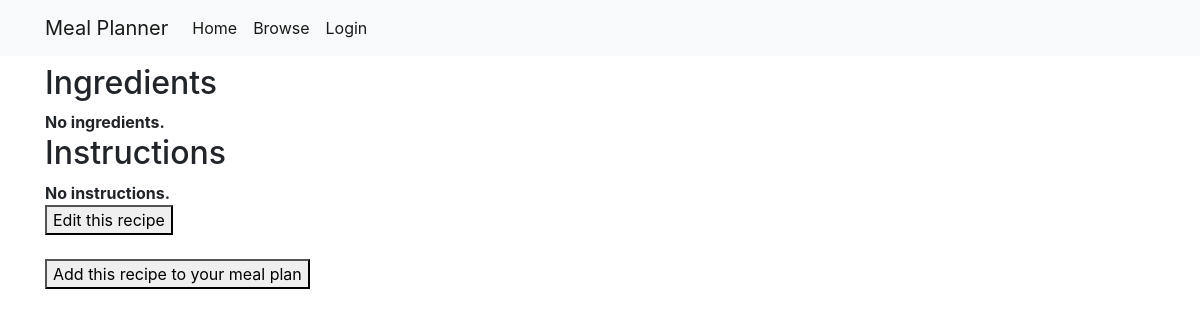
The app's page /recipes/stir-fry-chicken-fajitas/, older data.
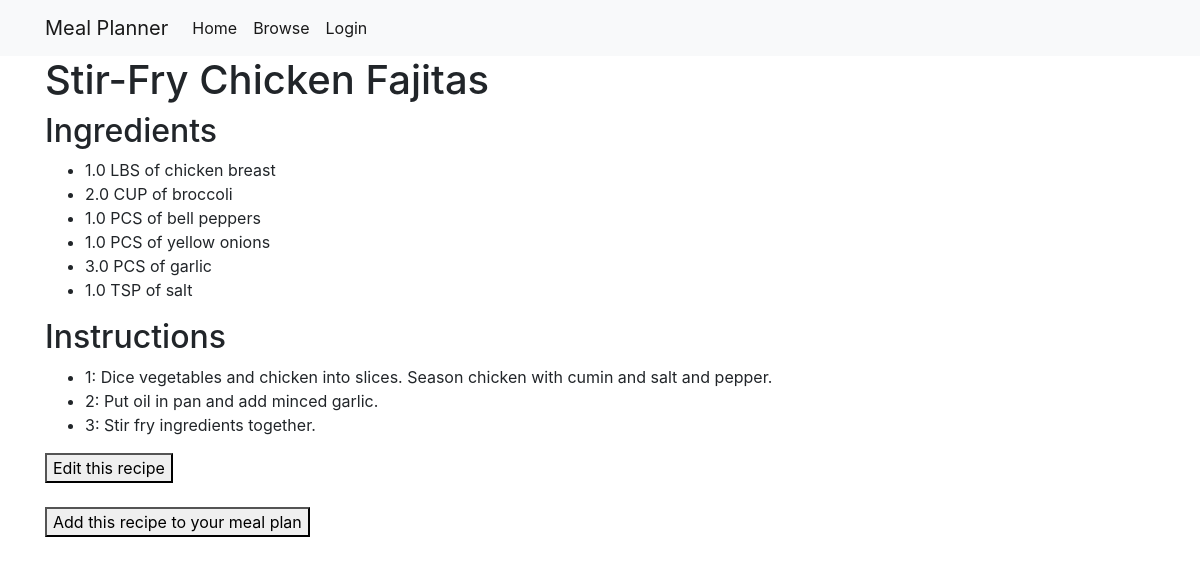
The same page, newer data.
### recipes/models.py (models this page shows, shortened)
class Recipe(models.Model):
	name = models.CharField(max_length=50, unique=True)
	likes = models.IntegerField(default=0)
	cuisine = models.CharField(max_length=50, default='world')
	servings = models.IntegerField(default=1)
	ready_in = models.DurationField(default=datetime.timedelta(hours=1))
	cal = models.IntegerField(null=True)
	slug = models.SlugField(unique=True)
	ingredients = models.ManyToManyField(
		Ingredient,
		through='RecipeItem',
		related_name='recipes')
	users = models.ManyToManyField(
		User,
		through='UserRecipe',
		related_name='recipes',
		blank=True)
	class Meta:
		ordering = ('name',)

class RecipeItem(models.Model):
	MEASUREMENT_UNITS = [
		('TSP', 'Teaspoons'),
		('TBSP', 'Tablespoons'),
		('CUP', 'Cups'),
		('PINT', 'Pint'),
		('QRT', 'Quart'),
		('GAL', 'Gallon'),
		('OZ', 'Ounces'),
		('LBS', 'Pounds'),
		('G', 'Grams'),
		('KG', 'Kilograms'),
		('PCS', 'Pieces'),
		('NA', 'None'),
	]
	id = models.AutoField(primary_key=True)
	qty = models.FloatField(default=0)
	description = models.CharField(max_length=100, blank=True, default="")
	unit = models.CharField(
		max_length=30,
		choices=MEASUREMENT_UNITS,
		default='NA')
	ingredient = models.ForeignKey(
		Ingredient,
		related_name='recipe_items',
		on_delete=models.SET_NULL,
		null=True,
		blank=True)
	recipe = models.ForeignKey(
		Recipe,
		related_name='recipe_items',
		on_delete=models.CASCADE)
	class Meta:
		verbose_name = 'Recipe item'

class Ingredient(models.Model):
	SPRING = 'SP'
	SUMMER = 'SU'
	FALL = 'FA'
	WINTER = 'WI'
	ALL_SEASONS = 'AS'
	SEASONALITY_CHOICES = [
		(SPRING, 'Spring'),
		(SUMMER, 'Summer'),
		(FALL, 'Fall'),
		(WINTER, 'Winter'),
		(ALL_SEASONS, 'All seasons'),
	]
	name = models.CharField(max_length=30, unique=True)
	seasonality = models.CharField(
		max_length=30,
		choices=SEASONALITY_CHOICES,
		default=ALL_SEASONS)
	class Meta:
		ordering = ('name',)

class Instruction(models.Model):
	step_num = models.IntegerField()
	text = models.TextField()
	recipe_name = models.ForeignKey(Recipe, on_delete=models.CASCADE)

### recipes/views.py (the view)
# urls.py: path('<slug:recipe_name_slug>/', views.show_recipe, name='show_recipe'),
def show_recipe(request, recipe_name_slug):
    try:
        recipe = Recipe.objects.get(slug=recipe_name_slug)
        recipe_items = RecipeItem.objects.filter(recipe=recipe)
        instructions = Instruction.objects.filter(recipe_name=recipe)
        context_dict = {
            'recipe': recipe,
            'recipe_items': recipe_items,
            'instructions': instructions,
        }
    except Recipe.DoesNotExist:
        context_dict = {
            'recipe': None,
            'recipe_items': None,
            'instructions': None,
        }
    return render(request, 'recipes/show_recipe.html', context=context_dict)

### templates/recipes/show_recipe.html
{% extends "base_generic.html" %}
{% block content %}
<h1>{{ recipe.name }}</h1>
<div>
	<h2>Ingredients</h2>
	{% if recipe_items %}
	<ul>
		{% for item in recipe_items %}
		<li>{{ item.qty }} {{ item.unit }} of {{ item.ingredient.name }}</li>
		{% endfor %}
	</ul>
	{% else %}
	<strong>No ingredients.</strong>
	{% endif %}
	<h2>Instructions</h2>
	{% if instructions %}
	<ul>
		{% for instruction in instructions %}
		<li>
			{{ instruction.step_num }}: {{ instruction.text }}
		</li>
		{% endfor %}
	</ul>
	{% else %}
	<strong>No instructions.</strong>
	{% endif %}
</div>
<div>
	<a href="/recipes/{{ recipe.slug }}/edit_recipe">
		<button type="submit">Edit this recipe</button>
	</a>
	<br />
	<br />
	<a href="/recipes/{{ recipe.slug }}/save_recipe">
		<button type="submit">Add this recipe to your meal plan</button>
	</a>
</div>
{% endblock %}

### templates/base_generic.html (shortened to what this page needs)
<!DOCTYPE html>
<html lang="en">
<head>
  <link rel="stylesheet" href="https://stackpath.bootstrapcdn.com/bootstrap/4.1.3/css/bootstrap.min.css">
  {% load static %}
</head>
<nav class="navbar navbar-expand-lg navbar-light bg-light">
    <div class="container">
        <a class="navbar-brand" href="{% url 'index' %}">Meal Planner</a>
        <div class="collapse navbar-collapse" id="navbarSupportedContent">
          <ul class="navbar-nav mr-auto">
            <li class="nav-item active">
              <a class="nav-link" href="{% url 'index' %}">Home</a>
            </li>
            <li class="nav-item active">
              <a class="nav-link" href="{% url 'browse' 1 %}">Browse</a>
            </li>
            {% if user.is_authenticated %}
            <li class="nav-item active">
              <a class="nav-link" href="{% url 'user_profile' %}">My Profile</a>
            </li>
            <li class="nav-item active">
              <a class="nav-link" href="{% url 'logout' %}?next={{ request.path }}">Logout</a>
            </li>
            {% else %}
            <li class="nav-item active">
              <a class="nav-link" href="{% url 'login' %}?next={{ request.path }}">Login</a>
            </li>
            {% endif %}
          </ul>
        </div>
    </div>
</nav>
<div class="container">
    {% block content %}{% endblock %}
</div>

Row changes from the older to the newer data that the page shows:
added Recipe: name "Stir-Fry Chicken Fajitas"
added RecipeItem: qty "1.0", unit "LBS", ingredient.name "chicken breast"
added RecipeItem: qty "2.0", unit "CUP", ingredient.name "broccoli"
added RecipeItem: qty "1.0", unit "PCS", ingredient.name "bell peppers"
added RecipeItem: qty "1.0", unit "PCS", ingredient.name "yellow onions"
added RecipeItem: qty "3.0", unit "PCS", ingredient.name "garlic"
added RecipeItem: qty "1.0", unit "TSP", ingredient.name "salt"
added Instruction: step_num "1", text "Dice vegetables and chicken into slices. Season chicken with cumin and salt and pepper."
added Instruction: step_num "2", text "Put oil in pan and add minced garlic."
added Instruction: step_num "3", text "Stir fry ingredients together."
Text that changed along with them:
text no longer shown: "No ingredients. No instructions."
